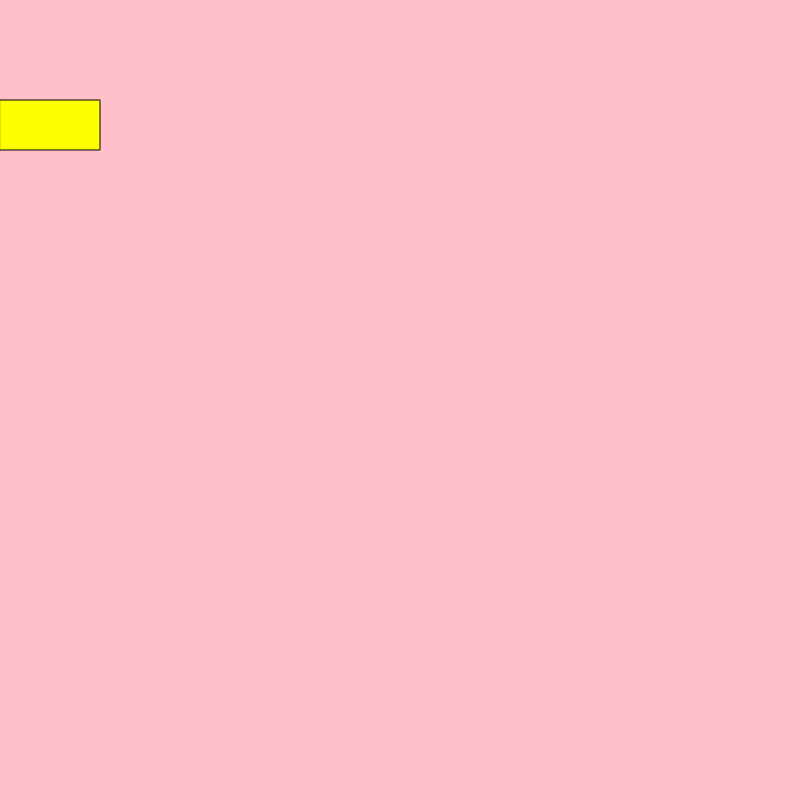
Frame 1 (no input)
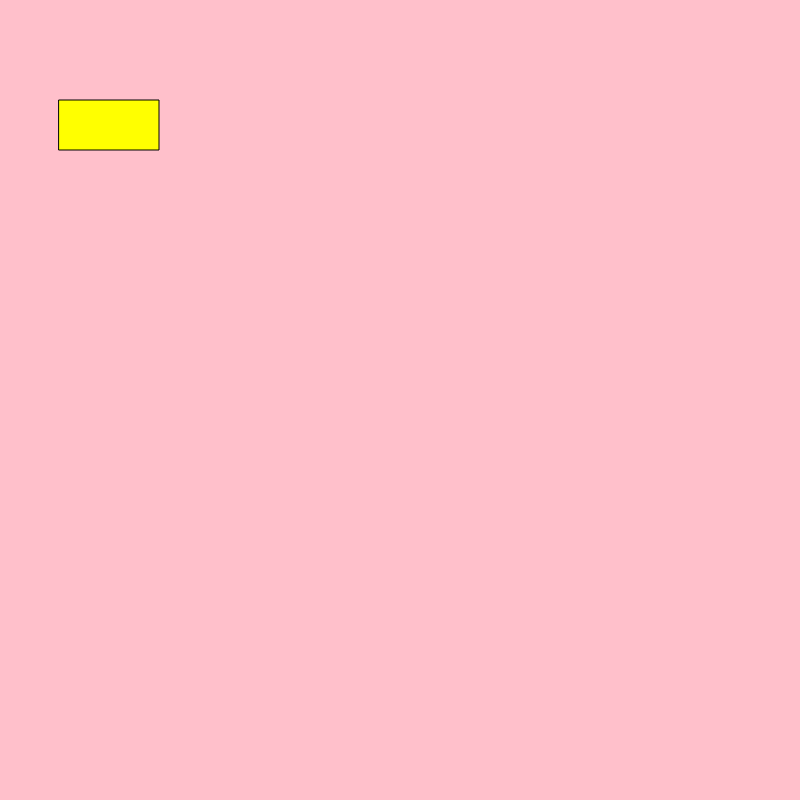
Frame 60 (no input)
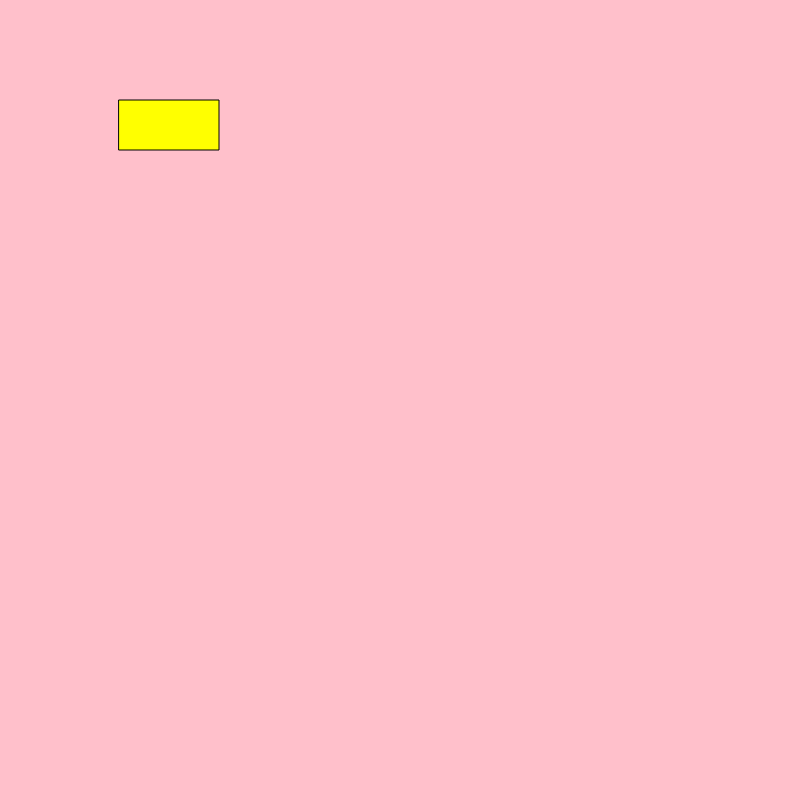
Frame 120 (the mouse pressed at the canvas centre since frame 60)

The p5.js sketch that drew these frames (run headless with seeded random() and noise() and a simulated clock; from frame 60 on, the mouse is pressed at the canvas centre):

// p5.js sketch
// ── sketch.js
var x = 0

function setup() {
  createCanvas(800, 800);
}

function draw() {
  background('pink');
  fill('yellow');
  rect(x, 100, 100,50);
  x++;//this makes it loop
  if (x>width) {
    x=0;
  }

}
